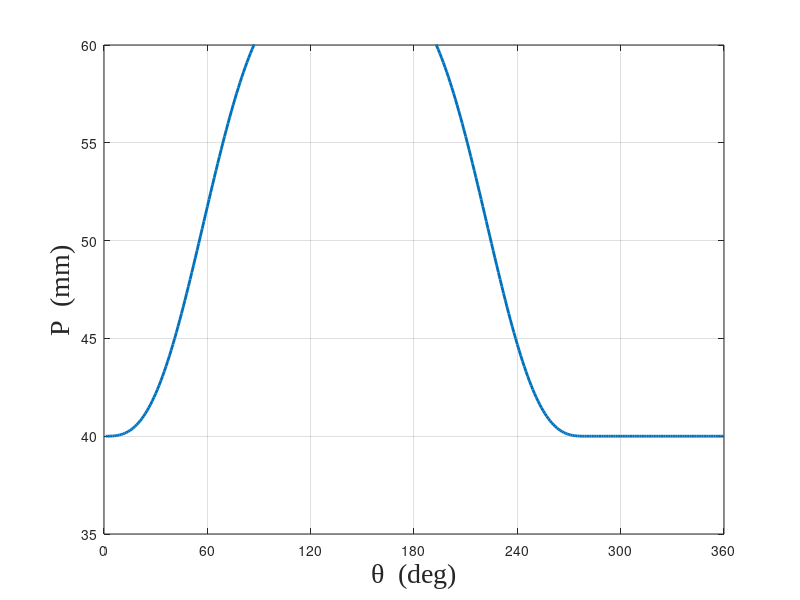
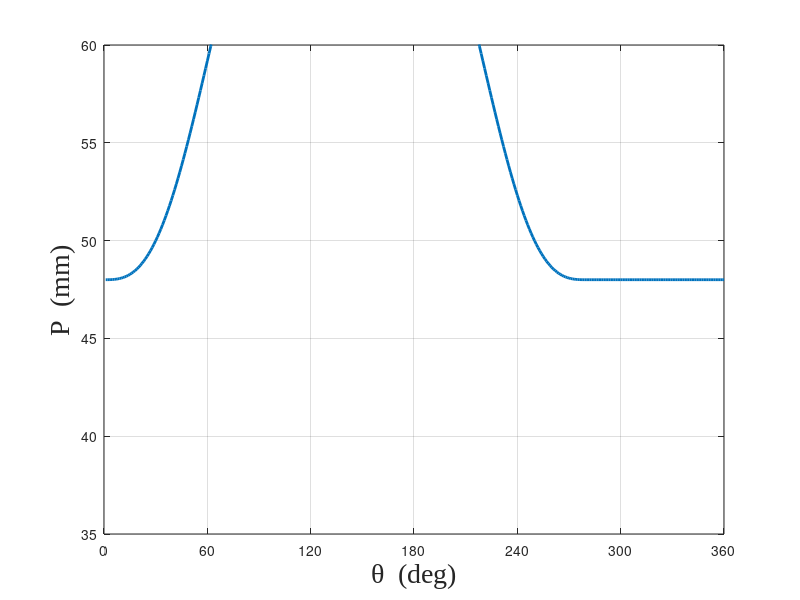
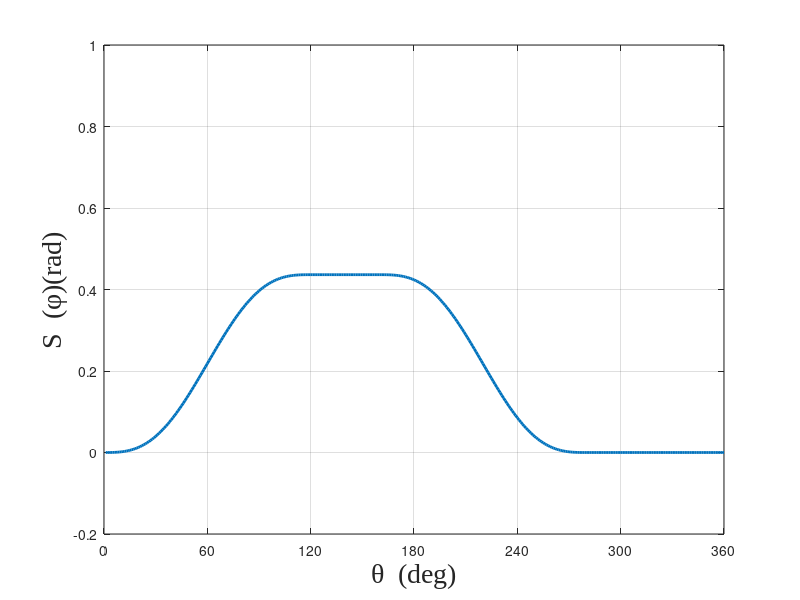
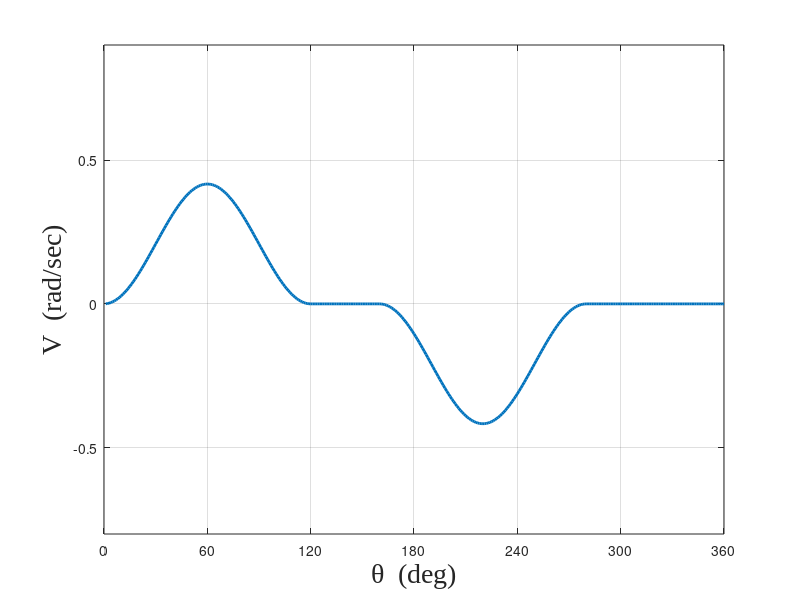

MATLAB code to generate these figures, in order:

clear;
clc;

%%%%%%%%%%%%%%%%%%%%%%%%%%%%%%%%%%%%%%%%%%%%%%%%%%%%%%%%%%%%%%%%%%%%%%%%%%%
%                              parameter input                            %
%%%%%%%%%%%%%%%%%%%%%%%%%%%%%%%%%%%%%%%%%%%%%%%%%%%%%%%%%%%%%%%%%%%%%%%%%%%

rb = 40; 
phi = 25 / 180 * pi; 
beta = 120 / 180 * pi;
beta2 = 120 / 180 * pi;
theta_D = 160 / 180 * pi;
rf = 8;
l=52;
f=80;



for i = 1 : 1 : 360
    theta(i)=i / 180 * pi;
end

%%%%%%%%%%%%%%%%%%%%%%%%%%%%%%%%%%%%%%%%%%%%%%%%%%%%%%%%%%%%%%%%%%%%%%%%%%%
%                              Rise：0~120                                %
%%%%%%%%%%%%%%%%%%%%%%%%%%%%%%%%%%%%%%%%%%%%%%%%%%%%%%%%%%%%%%%%%%%%%%%%%%%

for i=1:120
    S(i)=phi*(theta(i)/beta-1/(2*pi)*sin(2*pi*theta(i)/beta));
    xi(i)=acos((l^2+f^2-(rb+rf)^2)/(2*l*f))+S(i);
    V(i)=phi/beta-phi/beta*cos(2*pi*theta(i)/beta);
    a(i)=2*pi*phi/(beta^2)*sin(2*pi*theta(i)/beta);
    q(i)=f*abs(V(i))/(1-abs(V(i)));
    QC(i)=(l^2+(f+q(i))^2-2*l*(f+q(i))*cos(xi(i)))^0.5;
    alpha(i)=asin((l*sin(xi(i))/QC(i)));
    X(i)=q(i)*cos(theta(i)+pi)+(QC(i)-rf)*cos(theta(i)+alpha(i));
    Y(i)=q(i)*sin(theta(i)+pi)+(QC(i)-rf)*sin(theta(i)+alpha(i));
    P(i)=((X(i)+rf*cos(theta(i)+alpha(i)))^2+(Y(i)+rf*sin(theta(i)+alpha(i)))^2)^0.5;
    P_(i)=(X(i)^2+Y(i)^2)^0.5;
    X_(i)=P_(i)*cos(theta(i));
    Y_(i)=P_(i)*sin(theta(i));
    
end

%%%%%%%%%%%%%%%%%%%%%%%%%%%%%%%%%%%%%%%%%%%%%%%%%%%%%%%%%%%%%%%%%%%%%%%%%%%
%                              Fall：160~280                              %
%%%%%%%%%%%%%%%%%%%%%%%%%%%%%%%%%%%%%%%%%%%%%%%%%%%%%%%%%%%%%%%%%%%%%%%%%%%

for i=161:280
    S(i)=phi*(1-(theta(i)-theta_D)/(beta2)+1/(2*pi)*sin(2*pi*(theta(i)-theta_D)/(beta2)));
    xi(i)=acos((l^2+f^2-(rb+rf)^2)/(2*l*f))+S(i);
    V(i)=-((phi/(beta2)-phi/(beta2)*cos(2*pi*(theta(i)-theta_D)/(beta2))));
    q(i)=f*abs(V(i))/(1-abs(V(i)));
    a(i)=-2*pi*phi/((beta2)^2)*sin(2*pi*(theta(i)-theta_D)/(beta2));
    QC(i)=(l^2+(f+q(i))^2-2*l*(f+q(i))*cos(xi(i)))^0.5;
    alpha(i)=asin((l*sin(xi(i))/QC(i)));
    X(i)=q(i)*cos(theta(i)+pi)+(QC(i)-rf)*cos(theta(i)+alpha(i));
    Y(i)=q(i)*sin(theta(i)+pi)+(QC(i)-rf)*sin(theta(i)+alpha(i));
    P(i)=((X(i)+rf*cos(theta(i)+alpha(i)))^2+(Y(i)+rf*sin(theta(i)+alpha(i)))^2)^0.5;
    P_(i)=(X(i)^2+Y(i)^2)^0.5;
    X_(i)=P_(i)*cos(theta(i));
    Y_(i)=P_(i)*sin(theta(i));
    
end
%%%%%%%%%%%%%%%%%%%%%%%%%%%%%%%%%%%%%%%%%%%%%%%%%%%%%%%%%%%%%%%%%%%%%%%%%%%
%                           High Dwell：120~160                           %
%%%%%%%%%%%%%%%%%%%%%%%%%%%%%%%%%%%%%%%%%%%%%%%%%%%%%%%%%%%%%%%%%%%%%%%%%%%

for i=121:160
    S(i)=phi;
    xi(i)=acos((l^2+f^2-(rb+rf)^2)/(2*l*f))+S(i);
    V(i)=0;
    q(i)=0;
    a(i)=0;
    QC(i)=(l^2+(f+q(i))^2-2*l*(f+q(i))*cos(xi(i)))^0.5;
    alpha(i)=asin((l*sin(xi(i))/QC(i)));
    X(i)=q(i)*cos(theta(i)+pi)+(QC(i)-rf)*cos(theta(i)+alpha(i));
    Y(i)=q(i)*sin(theta(i)+pi)+(QC(i)-rf)*sin(theta(i)+alpha(i));
    P(i)=((X(i)+rf*cos(theta(i)+alpha(i)))^2+(Y(i)+rf*sin(theta(i)+alpha(i)))^2)^0.5;
    P_(i)=(X(i)^2+Y(i)^2)^0.5;
    X_(i)=P_(i)*cos(theta(i));
    Y_(i)=P_(i)*sin(theta(i));

end

%%%%%%%%%%%%%%%%%%%%%%%%%%%%%%%%%%%%%%%%%%%%%%%%%%%%%%%%%%%%%%%%%%%%%%%%%%%
%                            Low Dwell： 280~360                          %
%%%%%%%%%%%%%%%%%%%%%%%%%%%%%%%%%%%%%%%%%%%%%%%%%%%%%%%%%%%%%%%%%%%%%%%%%%%

for i=281:360
    S(i)=0;
    xi(i)=acos((l^2+f^2-(rb+rf)^2)/(2*l*f))+S(i);
    V(i)=0;
    q(i)=0;
    a(i)=0;
    QC(i)=(l^2+(f+q(i))^2-2*l*(f+q(i))*cos(xi(i)))^0.5;
    alpha(i)=asin((l*sin(xi(i))/QC(i)));
    X(i)=q(i)*cos(theta(i)+pi)+(QC(i)-rf)*cos(theta(i)+alpha(i));
    Y(i)=q(i)*sin(theta(i)+pi)+(QC(i)-rf)*sin(theta(i)+alpha(i));
    P(i)=((X(i)+rf*cos(theta(i)+alpha(i)))^2+(Y(i)+rf*sin(theta(i)+alpha(i)))^2)^0.5;
    P_(i)=(X(i)^2+Y(i)^2)^0.5;
    X_(i)=P_(i)*cos(theta(i));
    Y_(i)=P_(i)*sin(theta(i));

end

%%%%%%%%%%%%%%%%%%%%%%%%%%%%%%%%%%%%%%%%%%%%%%%%%%%%%%%%%%%%%%%%%%%%%%%%%%%
%                            close 361                                    %
%%%%%%%%%%%%%%%%%%%%%%%%%%%%%%%%%%%%%%%%%%%%%%%%%%%%%%%%%%%%%%%%%%%%%%%%%%%


X(361) = X(1);
Y(361) = Y(1);
X_(361) = X_(1);
Y_(361) = Y_(1);

%%%%%%%%%%%%%%%%%%%%%%%%%%%%%%%%%%%%%%%%%%%%%%%%%%%%%%%%%%%%%%%%%%%%%%%%%%%
%                         Generate contour figure                         %
%%%%%%%%%%%%%%%%%%%%%%%%%%%%%%%%%%%%%%%%%%%%%%%%%%%%%%%%%%%%%%%%%%%%%%%%%%%

figure;
axis equal;
plot(theta/(2*pi)*360,P_,'LineWidth',2);
xlabel('\theta  (deg)','fontname','Times New Roman','fontsize',20');
ylabel('P  (mm)','fontname','Times New Roman','fontsize',20');
xticks(0:60:360);
ylim([35,60]);
xlim([0,360]);
box on;
grid on;


figure;
axis equal;
plot(theta/(2*pi)*360,P,'LineWidth',2);
xlabel('\theta  (deg)','fontname','Times New Roman','fontsize',20');
ylabel('P  (mm)','fontname','Times New Roman','fontsize',20');
xticks(0:60:360);
ylim([35,60]);
xlim([0,360]);
box on;
grid on;


figure;
axis equal;
plot(theta/(2*pi)*360,S,'LineWidth',2);
xlabel('\theta  (deg)','fontname','Times New Roman','fontsize',20');
ylabel('S  (\phi)(rad)','fontname','Times New Roman','fontsize',20');
xticks(0:60:360);
ylim([-0.2,1]);
xlim([0,360]);
box on;
grid on;


figure;
plot(theta/(2*pi)*360,V,'LineWidth',2);
xlabel('\theta  (deg)','fontname','Times New Roman','fontsize',20');
ylabel('V  (rad/sec)','fontname','Times New Roman','fontsize',20');
xticks(0:60:360);
xlim([0,360]);
ylim([-0.8,0.9]);
box on;
grid on;


figure;
plot(theta/(2*pi)*360,a,'LineWidth',2);
xlabel('\theta  (deg)','fontname','Times New Roman','fontsize',20');
ylabel('a  (rad/sec^2)','fontname','Times New Roman','fontsize',20');
xticks(0:60:360);
xlim([0,360]);
box on;
grid on;



figure;
hold on 
axis ([-80 60 -60 80]);
plot([4,4],[-8,0],'LineWidth',2,'Color','k')
plot([-4,-4],[-8,0],'LineWidth',2,'Color','k')
plot([-8,8],[-8,-8],'LineWidth',2,'Color','k')
plot([-8,-4],[-11,-8],'LineWidth',2,'Color','k')
plot([-4,0],[-11,-8],'LineWidth',2,'Color','k')
plot([0,4],[-11,-8],'LineWidth',2,'Color','k')
plot([4,8],[-11,-8],'LineWidth',2,'Color','k')
plot(4.*cos(0 : 0.01 : 2*pi) , 4.*sin( 0: 0.01 : 2*pi),'LineWidth',2,'Color','k');
plot(2.5.*cos(0 : 0.01 : 2*pi) , 2.5.*sin( 0: 0.01 : 2*pi),'LineWidth',2,'Color','k');
plot(40.*cos(0 : 0.01 : 2*pi) , 40.*sin( 0: 0.01 : 2*pi),'LineWidth',2,'LineStyle','--');

plot(X,Y,'LineWidth',2);axis square
xlabel('X','fontname','Times New Roman','fontsize',20');
ylabel('Y','fontname','Times New Roman','fontsize',20');
title('cam profiles','fontname','Times New Roman','fontsize',20');
xlim([-100,50]);
ylim([-80,80]);
box on;
grid on;


figure;
hold on 
axis ([-80 60 -60 80]);
plot([4,4],[-8,0],'LineWidth',2,'Color','k')
plot([-4,-4],[-8,0],'LineWidth',2,'Color','k')
plot([-8,8],[-8,-8],'LineWidth',2,'Color','k')
plot([-8,-4],[-11,-8],'LineWidth',2,'Color','k')
plot([-4,0],[-11,-8],'LineWidth',2,'Color','k')
plot([0,4],[-11,-8],'LineWidth',2,'Color','k')
plot([4,8],[-11,-8],'LineWidth',2,'Color','k')
plot(4.*cos(0 : 0.01 : 2*pi) , 4.*sin( 0: 0.01 : 2*pi),'LineWidth',2,'Color','k');
plot(2.5.*cos(0 : 0.01 : 2*pi) , 2.5.*sin( 0: 0.01 : 2*pi),'LineWidth',2,'Color','k');
plot(40.*cos(0 : 0.01 : 2*pi) , 40.*sin( 0: 0.01 : 2*pi),'LineWidth',2,'LineStyle','--');

plot(X_,Y_,'LineWidth',2);axis square
xlabel('X_','fontname','Times New Roman','fontsize',20');
ylabel('Y_','fontname','Times New Roman','fontsize',20');
title('cam profiles','fontname','Times New Roman','fontsize',20');
xlim([-100,50]);
ylim([-80,80]);
box on;
grid on;

%%%%%%%%%%%%%%%%%%%%%%%%%%%%%%%%%%%%%%%%%%%%%%%%%%%%%%%%%%%%%%%%%%%%%%%%%%%
%                           Generate contour.scr                          %
%%%%%%%%%%%%%%%%%%%%%%%%%%%%%%%%%%%%%%%%%%%%%%%%%%%%%%%%%%%%%%%%%%%%%%%%%%%




fid = fopen('CamProfile_rocker_roller_Cycloid.scr','w');
fprintf(fid,'spline ');

for i = 1: 361
    
    fprintf(fid,'%f,%f ', [X(i),Y(i)]);

end
fclose(fid);

fid = fopen('CamProfile_rocker_roller_Cycloid_t.scr','w');
fprintf(fid,'spline ');

for i = 1: 361
    
    fprintf(fid,'%f,%f ', [X_(i),Y_(i)]);

end
fclose(fid);



